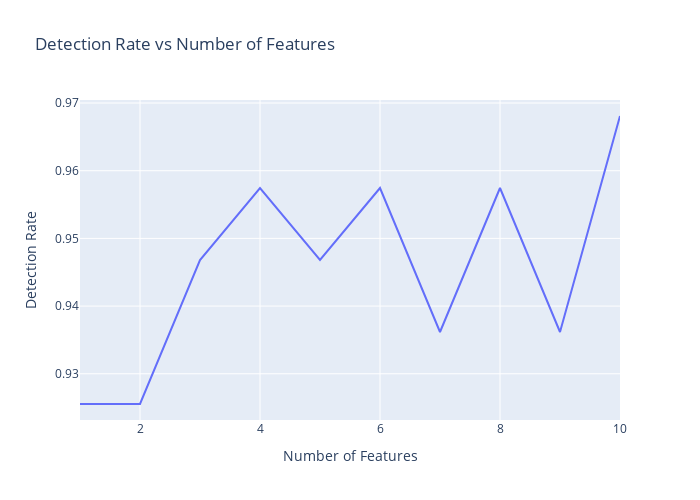

Notebook cell for this chart:
### Markdown cell above
### Positve Detection rate vs number of features used in the adaboost classifier.

### Code cell
fig = px.line(x=num_features, y=detection_rate, title='Detection Rate vs Number of Features')
# change the names of the x-axis and y-axis
fig.update_xaxes(title_text='Number of Features')
fig.update_yaxes(title_text='Detection Rate')
# adjust the size of the figure
fig.update_layout(
    autosize=False,
    width=700,
    height=500,
)
fig.show()

### Figure 1 — Plotly figure (JSON) as saved in the notebook; plotly's stock layout.template omitted (floating-point values rounded to 4 significant figures)
{"data": [{"hovertemplate": "x=%{x}<br>y=%{y}<extra></extra>", "legendgroup": "", "line": {"color": "#636efa", "dash": "solid"}, "marker": {"symbol": "circle"}, "mode": "lines", "name": "", "orientation": "v", "showlegend": false, "type": "scatter", "x": [1, 2, 3, 4, 5, 6, 7, 8, 9, 10], "xaxis": "x", "y": [0.9255, 0.9255, 0.9468, 0.9574, 0.9468, 0.9574, 0.9362, 0.9574, 0.9362, 0.9681], "yaxis": "y"}], "layout": {"autosize": false, "height": 500, "legend": {"tracegroupgap": 0}, "title": {"text": "Detection Rate vs Number of Features"}, "width": 700, "xaxis": {"anchor": "y", "domain": [0, 1], "title": {"text": "Number of Features"}}, "yaxis": {"anchor": "x", "domain": [0, 1], "title": {"text": "Detection Rate"}}}}
